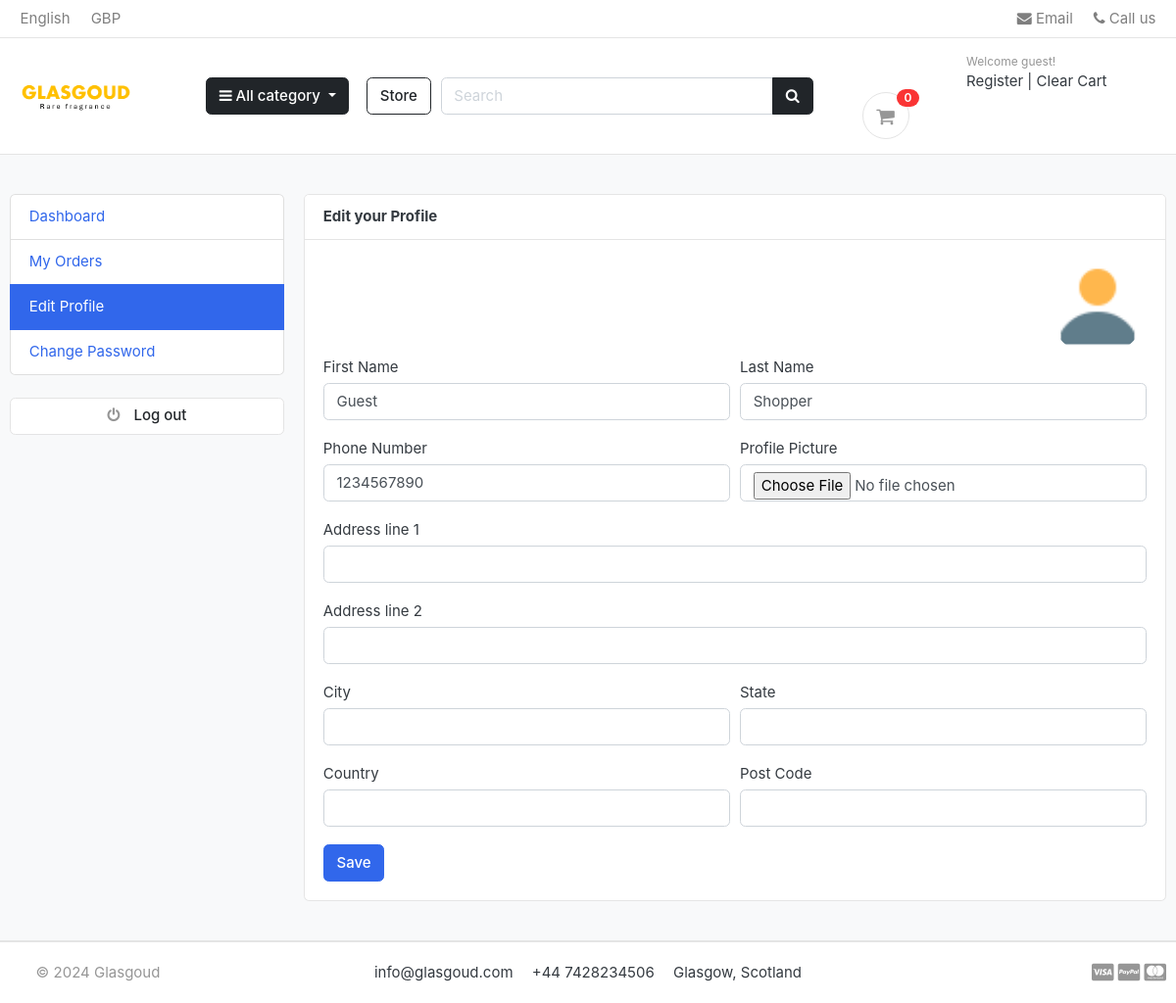
The page /accounts/edit_profile/ (signed in) on the database its author committed.
### accounts/models.py (models this page shows, shortened)
class UserProfile(models.Model):
    user = models.OneToOneField(Account, on_delete=models.CASCADE)
    address_line_1 = models.CharField(blank=True, max_length=100)
    address_line_2 = models.CharField(blank=True, max_length=100)
    profile_picture = models.ImageField(blank=True, upload_to='userprofile')
    city = models.CharField(blank=True, max_length=50)
    state = models.CharField(blank=True, max_length=50)
    country = models.CharField(blank=True, max_length=50)
    post_code = models.CharField(blank=True, max_length=20)

class Account(AbstractBaseUser):
    first_name = models.CharField(max_length=50)
    last_name = models.CharField(max_length=50)
    username = models.CharField(max_length=50, unique=True)
    email = models.EmailField(max_length=100, unique=True)
    phone_number = models.CharField(max_length=50)
    date_joined = models.DateTimeField(auto_now_add=True)
    last_joined = models.DateTimeField(auto_now_add=True)
    is_admin = models.BooleanField(default=False)
    is_staff = models.BooleanField(default=False)
    is_active = models.BooleanField(default=False)
    is_superadmin = models.BooleanField(default=False)
    USERNAME_FIELD = 'email'
    REQUIRED_FIELDS = ['username', 'first_name', 'last_name']
    objects = MyAccountManager()

### accounts/views.py (the view)
# urls.py: path('edit_profile/', views.edit_profile, name='edit_profile'),
@ login_required(login_url='login')
def edit_profile(request):
    userprofile = get_object_or_404(UserProfile, user=request.user)
    if request.method == 'POST':
        user_form = UserForm(request.POST, instance=request.user)
        profile_form = UserProfileForm(
            request.POST, request.FILES, instance=userprofile)
        if user_form.is_valid() and profile_form.is_valid():
            user_form.save()
            profile_form.save()
            messages.success(request, 'Your profile has been updated.')
            return render(request, 'accounts/edit_profile.html')
    else:
        user_form = UserForm(instance=request.user)
        profile_form = UserProfileForm(instance=userprofile)
    context = {
        'user_form': user_form,
        'profile_form': profile_form,
        'userprofile': userprofile,
    }
    return render(request, 'accounts/edit_profile.html', context)

### accounts/forms.py
class UserForm(forms.ModelForm):
    class Meta:
        model = Account
        fields = ('first_name', 'last_name', 'phone_number')
    def __init__(self, *args, **kwargs):
        super(UserForm, self).__init__(*args, **kwargs)
        for field in self.fields:
            self.fields[field].widget.attrs['class'] = 'form-control'

class UserProfileForm(forms.ModelForm):
    profile_picture = forms.ImageField(required=False, error_messages={
                                       'invalid': ("Image files only")}, widget=forms.FileInput)
    class Meta:
        model = UserProfile
        fields = ('address_line_1', 'address_line_2', 'city',
                  'state', 'country', 'post_code', 'profile_picture')
    def __init__(self, *args, **kwargs):
        super(UserProfileForm, self).__init__(*args, **kwargs)
        for field in self.fields:
            self.fields[field].widget.attrs['class'] = 'form-control'

### carts/context_processors.py (called while the page is built)
def counter(request):
    cart_count = 0
    if 'admin' in request.path:
        return {}
    else:
        try:
            cart = Cart.objects.filter(cart_id=_cart_id(request))
            if request.user.is_authenticated:
                cart_items = CartItem.objects.all().filter(user=request.user)
            else:
                cart_items = CartItem.objects.all().filter(cart=cart[:1])
            for cart_item in cart_items:
                cart_count += cart_item.quantity
        except Cart.DoesNotExist:
            cart_count = 0
        return dict(cart_count=cart_count)

### carts/views.py (called while the page is built)
def _cart_id(request):
    cart = request.session.session_key
    if not cart:
        cart = request.session.create()
    return cart

### category/context_processors.py (called while the page is built)
def menu_links(request):
    links = Category.objects.all()
    return dict(links=links)

### category/models.py (called while the page is built)
    def get_url(self):
        return reverse('products_by_category', args=[self.slug])

### templates/accounts/edit_profile.html (shortened to what this page needs)
{% extends 'base.html' %}
{% block content %}
<section class="section-conten padding-y bg">
    <div class="container">
        <div class="row">
         {% include 'includes/dashboard_sidebar.html' %}
        <main class="col-md-9">
            <article class="card">
            <header class="card-header">
                <strong class="d-inline-block mr-3">Edit your Profile</strong>
            </header>
            <div class="card-body">
                <div class="text-right">
                    <img src="{{userprofile.profile_picture.url}}" alt="Profile Picture" width="100" style="border-radius:50%;">
                </div>
                <div class="row">
                    <div class="col-md-12">
                        <form action="{% url 'edit_profile' %}" method="POST" enctype="multipart/form-data">
                            <div class="form-row">
                                <div class="form-group col-md-6">
                                    <label>First Name</label>
                                    {{user_form.first_name}}
                                </div>
                                <div class="form-group col-md-6">
                                    <label>Last Name</label>
                                    {{user_form.last_name}}
                                </div>
                            </div>
                            <div class="form-row">
                                <div class="form-group col-md-6">
                                    <label>Phone Number</label>
                                    {{user_form.phone_number}}
                                </div>
                                <div class="form-group col-md-6">
                                    <label>Profile Picture</label>
                                    {{profile_form.profile_picture}}
                                </div>
                            </div>
                            <div class="form-group">
                                <label>Address line 1</label>
                                {{profile_form.address_line_1}}
                            </div>
                            <div class="form-group">
                                <label>Address line 2</label>
                                {{profile_form.address_line_2}}
                            </div>
                            <div class="form-row">
                                <div class="form-group col-md-6">
                                    <label>City</label>
                                    {{profile_form.city}}
                                </div>
                                <div class="form-group col-md-6">
                                    <label>State</label>
                                    {{profile_form.state}}
                                </div>
                            </div>
                            <div class="form-row">
                                <div class="form-group col-md-6">
                                    <label>Country</label>
                                    {{profile_form.country}}
                                </div>
                                <div class="form-group col-md-6">
                                    <label>Post Code</label>
                                    {{profile_form.post_code}}
                                </div>
                            </div>
                            <input type="submit" class="btn btn-primary" value="Save">
                        </form>
                    </div>
                </div>
            </div>
            </article>
        </main>
    </div>
    </div>
    </section>
{% endblock %}

### static/css/ui.css (style rules this page uses)
html { font-family: "Inter", sans-serif; font-size: 15px; }
.padding-y { padding-top: 40px; padding-bottom: 40px; }
article:after, .form-group:after { display: block; clear: both; content: ""; }
.bg { background-color: #f8f9fa; }

### rows shown on the page
UserProfile: profile_picture (placeholder picture)
Account: first_name "Guest", last_name "Shopper", phone_number "1234567890"

### other values the page prints
{{ cart_count }} "0"
